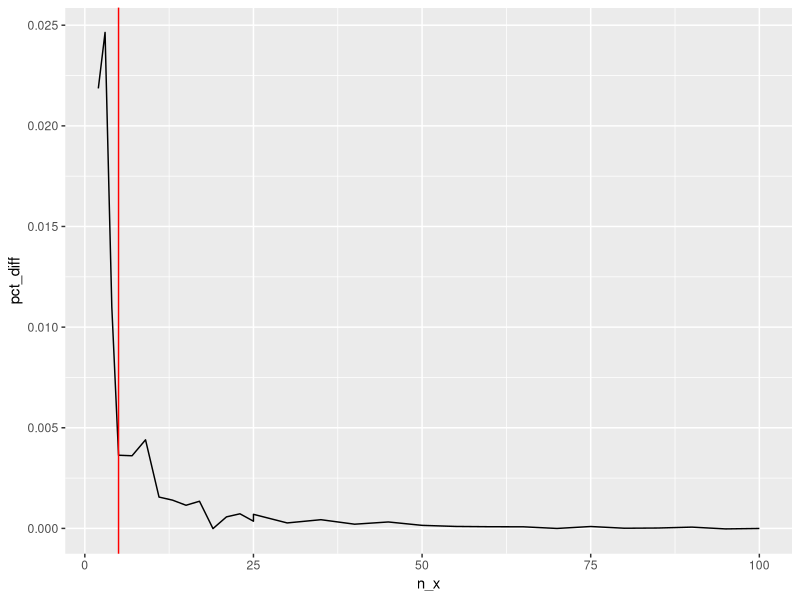

The R source for this figure:
## ---- chunk 1
knitr::opts_chunk$set(echo = TRUE)

library(tidyverse)
## ---- chunk 2
set.seed(42)
m <- sample(50:100, size = 1)
n <- sample(50:100, size = 1)
am <- m/(n+m); an <- n/(n+m)

x <- rnorm(m, mean = 1, sd = .2)
y <- rnorm(n, mean = 3, sd = .4)

z <- c(x, y)

# mean(x); mean(y) # 1.006503; 1.009409
## [1] 1.002505
## [1] 2.965291
# sd(x); sd(y) #
## [1] 0.2082249
## [1] 0.3573423
mean(z)  ### [1] 1.919894
am*mean(x) + an*mean(y) ### [1] 1.919894

calc_var <- function(x, y, sd_y = NULL) {
  m <- length(x); n <- length(y)
  am <- m/(n+m); an <- n/(m+n)
  
  z <- c(x, y)
  Ez <- mean(z);  Ez2 <- mean(z^2)
  Ex <- mean(x);  Ex2 <- mean(x^2)
  Ey <- mean(y);  Ey2 <- mean(y^2)
  if(is.null(sd_y)) {
    if(length(y) == 1) stop('Length of y must be greater than 1, or else a sd_y supplied')
    sd_y <- sqrt(var(y))
    n_adj <- (n-1)/n
  } else {
    n_adj <- 1
  }
  
  # result1 <- am*(Ex2 - Ex^2 + an*Ex^2) 
  # result2 <- an*(Ey2 - Ey^2 + am*Ey^2) 
  # result3 <- -2*am*an*Ex*Ey
  result1 <- am*(var(x)*(m-1)/m + an*Ex^2) 
  result2 <- an*(sd_y^2*n_adj + am*Ey^2) 
  result3 <- -2*am*an*Ex*Ey

  result <- result1+result2+result3
  
  unbiased <- result * (n+m)/(n+m-1)
}
(calc_var(x, y))
var(z)
## ---- chunk 3
set.seed(42)
n_vec <- c(2:4, seq(5, 25, 2), seq(25, 100, 5))
mu_x <- 3; sd_x <- 1
mu_y <- 2; sd_y <- .7

out_vec <- vector('numeric', length = length(n_vec))
for(j in seq_along(n_vec)) {
    
  x <- rnorm(n = n_vec[j], mean = mu_x, sd = sd_x)
  
  iters <- 2.5e4
  varvec <- vector('numeric', length = iters)
  
  for(i in 1:iters) {
    y_sample <- rnorm(1, mean = mu_y, sd = sd_y)
    var_z <- var(c(x, y_sample))
    varvec[i] <- var_z
  }
  
  qwer1 <- sqrt(mean(varvec)) # 1.089077
  
  qwer2 <- sqrt(calc_var(x, mu_y, sd_y = sd_y)) # 1.089035
  qwerpctdiff <- (qwer2 - qwer1) / qwer1
  out_vec[j] <- qwerpctdiff
}

df <- data.frame(n_x = n_vec, pct_diff = out_vec)

ggplot(df, aes(x = n_x, y = pct_diff)) +
  geom_line() +
  geom_vline(xintercept = 5, color = 'red')
